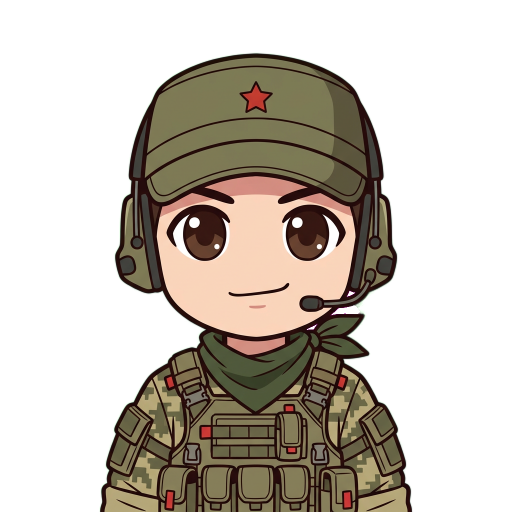
#> input picture cutout.png, 1024 x 1024 px, found by its file name (shown at 1/2 size)
$ python build_mesh.py
#> lines starting #> are read from the running program, lines starting #| are printed output that depends on the picture; after the words box and inside, x2 and y2 are one past the last pixel; in counts of white or black regions, pixels touching at a corner belong together
#!/usr/bin/env python3
"""Build a Live2D moc3 (v1) for the chibi VTuber: body + breathing torso + blink eyes + mouth crossfade."""
import json
import numpy as np
from PIL import Image

# ---------------------------------------------------------------- load inputs
cut = Image.open("cutout.png").convert("RGBA")
#> cut is the input picture: PIL image 1024x1024 RGBA; mean R, G, B, A 99.7, 86.1, 64, 106.1
ALPHA = np.array(cut)[:, :, 3] > 0
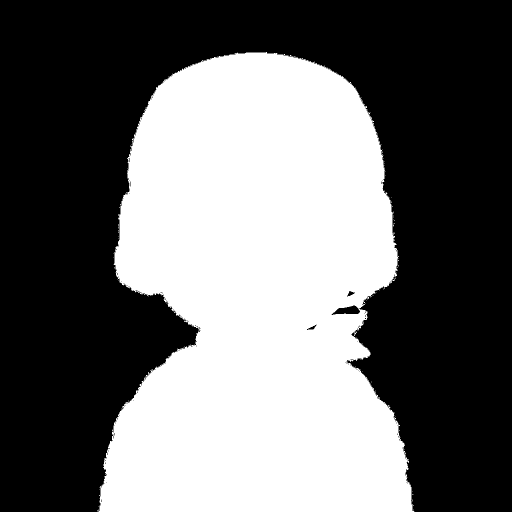
#> ALPHA: shape (1024, 1024) bool (shown at 1/2 size); 42.4% white; 101 white regions (100 under 20 px), largest, box (x1, y1, x2, y2) and area: (195, 104, 829, 1024) 444708
H, W = ALPHA.shape
#> H = 1024; W = 1024
#> (the run stopped early here; a loop or call above may not have finished)
